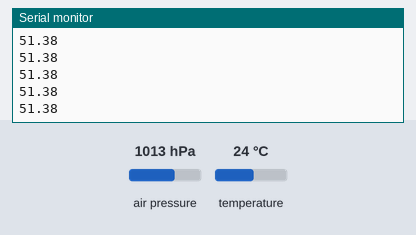
A sketch run on a simulated Arduino Nano 33 BLE. Parts: the last lines printed to the serial monitor. The test bench sets the inputs (shaded band); at power-on: air pressure 1013 hPa, temperature 24 °C.

Above: at 1.2 s.
1.3 s: air pressure set to 952 hPa
At 1.9 s:
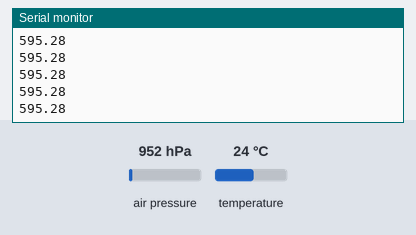
2.8 s: temperature set to 12 °C
At 3.6 s:
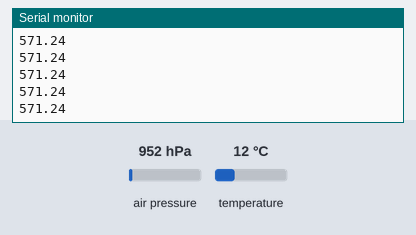
4.3 s: air pressure set to 975 hPa
At 5.0 s:
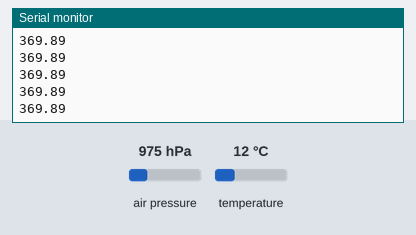
Timing chart, 0 to 7.3 s (numbered marks = the images above; inputs shaded):
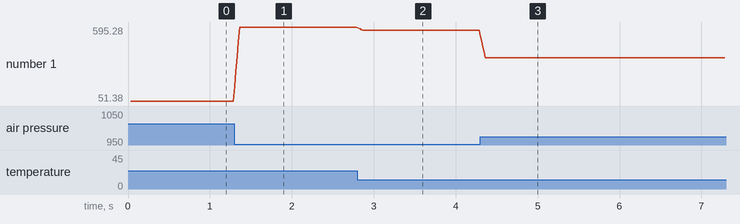

The sketch:

AltimeterTestBLE.ino
```cpp
#include "Altimeter.h"

Altimeter altimeter(1019);

void setup() {
  Serial.begin(9600);
  while (!Serial);

  if (!altimeter.init()) {
    Serial.println("Failed initializing the altimeter");
    while(1);
  }
}

void loop() {
  double altitude = altimeter.altitude();
  Serial.println(altitude);
  delay(10);
}
```

Altimeter.cpp
```cpp
#include "Arduino.h"
#include "Altimeter.h"

Altimeter::Altimeter(double p0) {
  _p0 = p0;
  _altitude = 0;
  _time = 0;
}

bool Altimeter::init() {
  if (BARO.begin() && HTS.begin()) {
    for (int i = 0; i < 5; i++) {
      _readings[i] = 0;
      _altitude = altitude();
    }
    _lastAltitude = _altitude;
    return true;
  }
  return false;
}

double Altimeter::altitude() {
  float temperature = HTS.readTemperature(); // temperature (celsius)
  float pressure = BARO.readPressure() * 10.0; // pressure (hPa)
  double rawAltitude = ((pow((_p0/pressure),(1.0/5.257))-1.0)*(temperature+273.15))/0.0065;
  _lastAltitude = _altitude;
  _lastTime = _time;
  _altitude = updateReadings(rawAltitude);
  _time = millis();
  return _altitude;
}

double Altimeter::updateReadings(double r) {
  _total -= _readings[_index];
  _readings[_index] = r;
  _total += _readings[_index];
  _index = (_index >= 4) ? 0 : _index+1;
  return _total/5.0;
}

double Altimeter::velocity() {
  double velocity = 1000*(_altitude-_lastAltitude)/(_time-_lastTime);
  return velocity;
}

double Altimeter::lastAltitude() {
  return _lastAltitude;
}

void Altimeter::zero(double p0) {
  _p0 = p0;
}
```

Altimeter.h
```cpp
/*
  Altimeter.h
  Created by Sahil Shah, April 16, 2020.

  https://weather.us/observations/pressure-qnh.html
*/

#ifndef Altimeter_h
#define Altimeter_h

#include <Arduino.h>
#include <Arduino_HTS221.h>
#include <Arduino_LPS22HB.h>

class Altimeter {
  private:
    double _p0;
    double _altitude;
    double _lastAltitude;
    unsigned long _time;
    unsigned long _lastTime;
    double _readings[5];
    int _index = 0;
    double _total = 0;

    double updateReadings(double in);

  public:
    Altimeter(double p0);

    bool init();
    double altitude();
    double velocity();
    double lastAltitude();
    void zero(double p0);
};

#endif
```

Measured:
- after the input at 1.3 s, the serial monitor: prints a new line at once (image 1)
- after the input at 2.8 s, the serial monitor: prints a new line at once (image 2)
- after the input at 4.3 s, the serial monitor: prints a new line at once (image 3)
- plotted number 1: 51.38 → 595.28 after the input at 1.3 s, 595.28 → 571.24 after the input at 2.8 s, 571.24 → 369.89 after the input at 4.3 s
